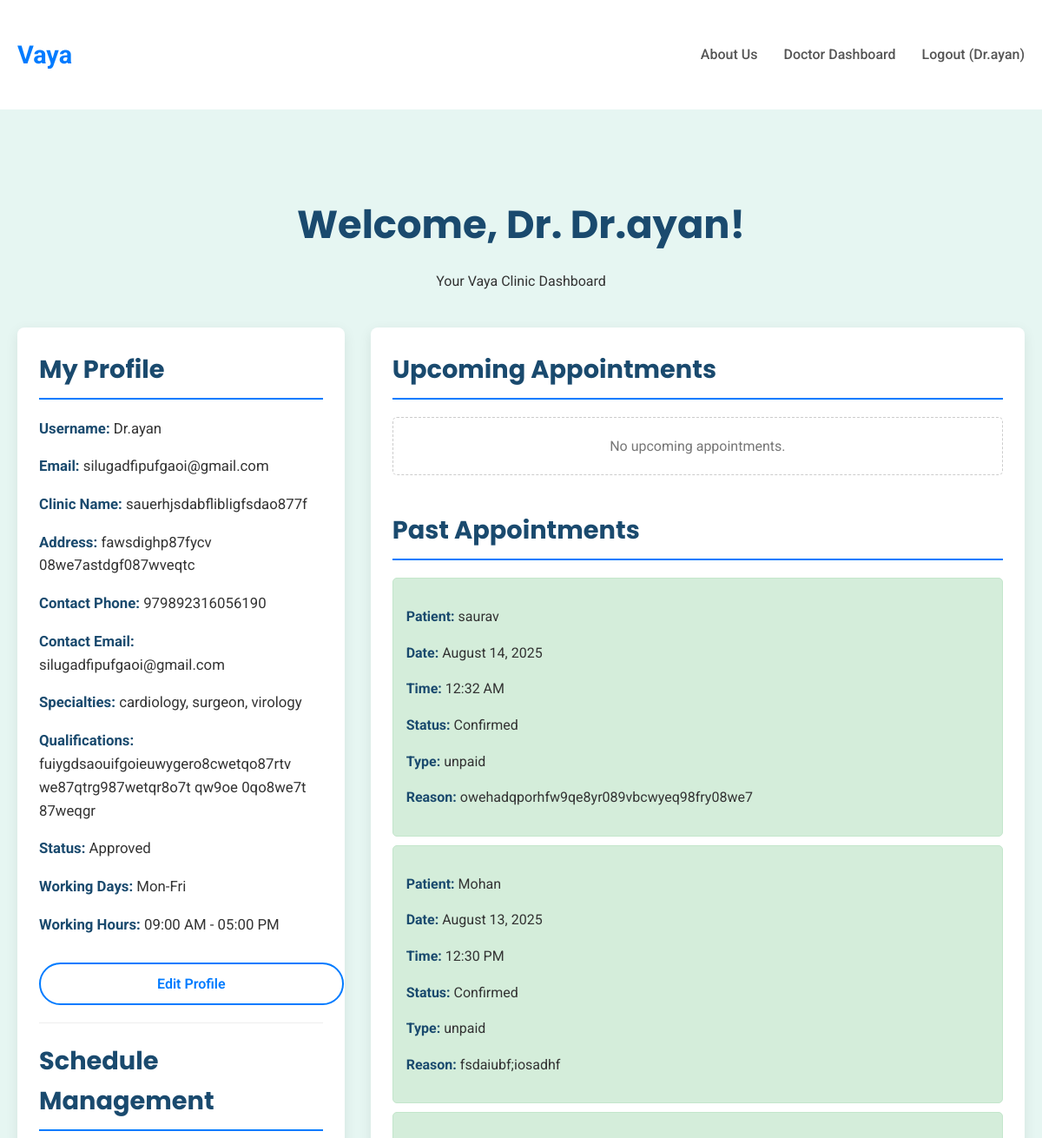
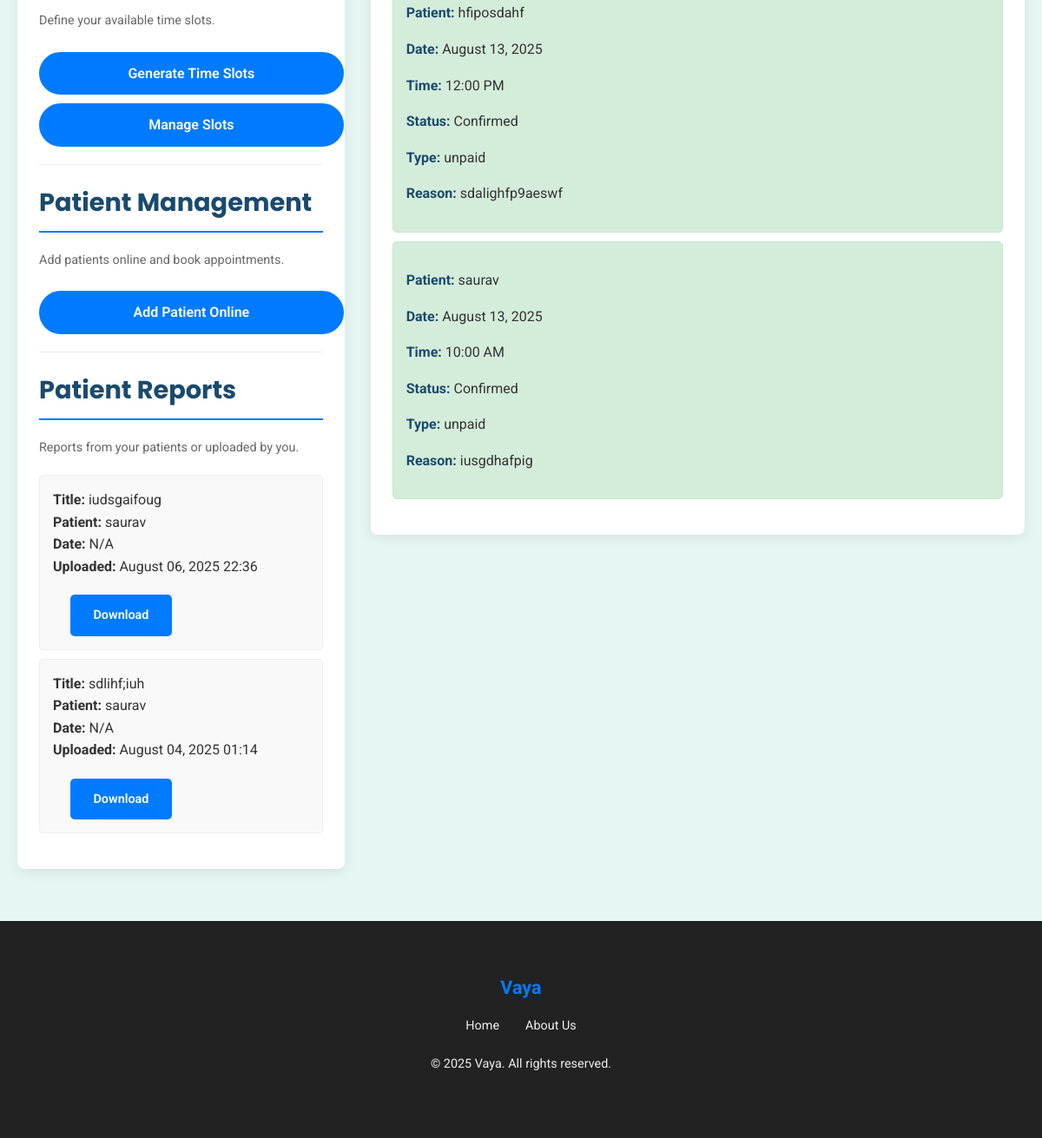
The page /doctors/dashboard/ (signed in) on the database as committed earlier (2 pictures, top to bottom).
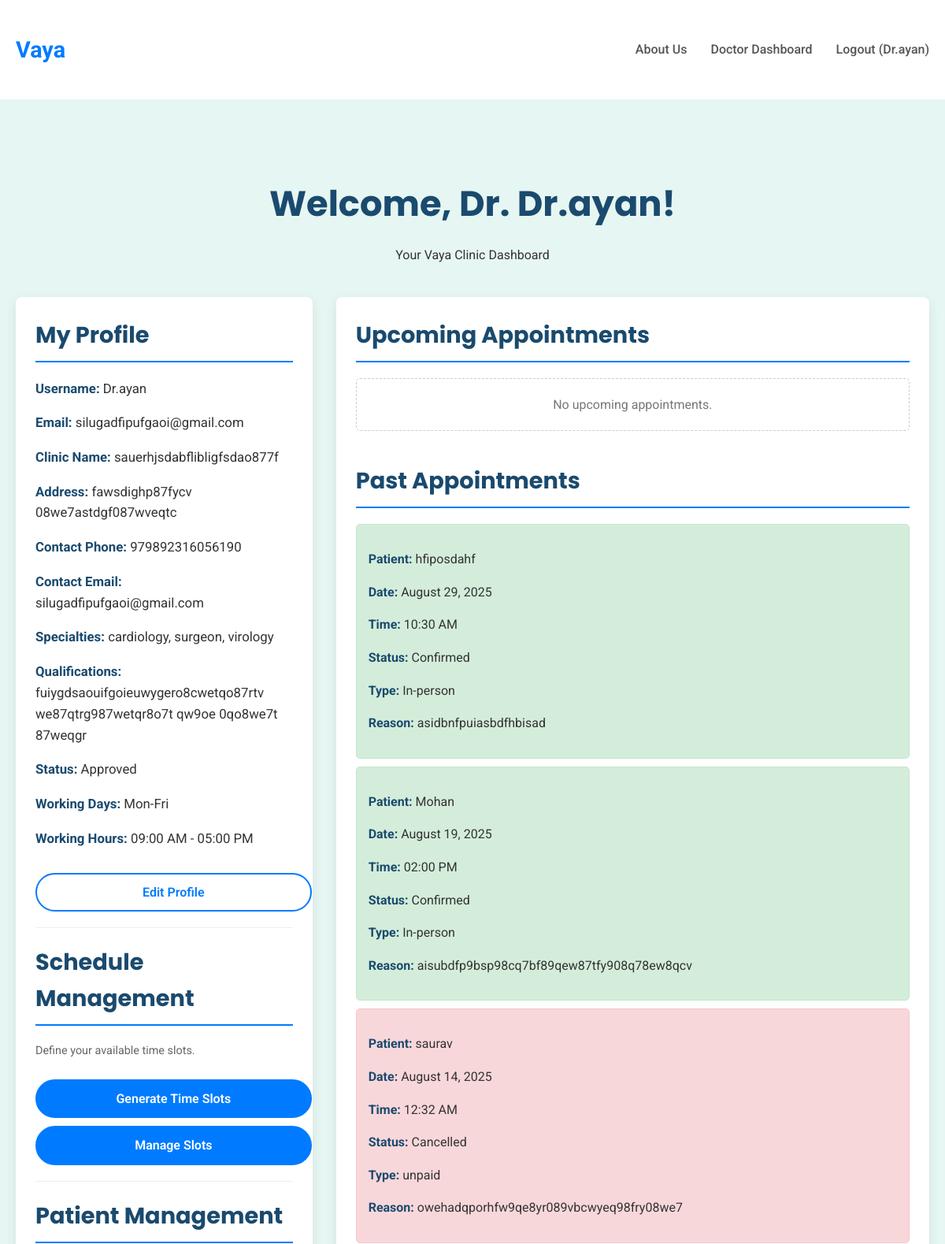
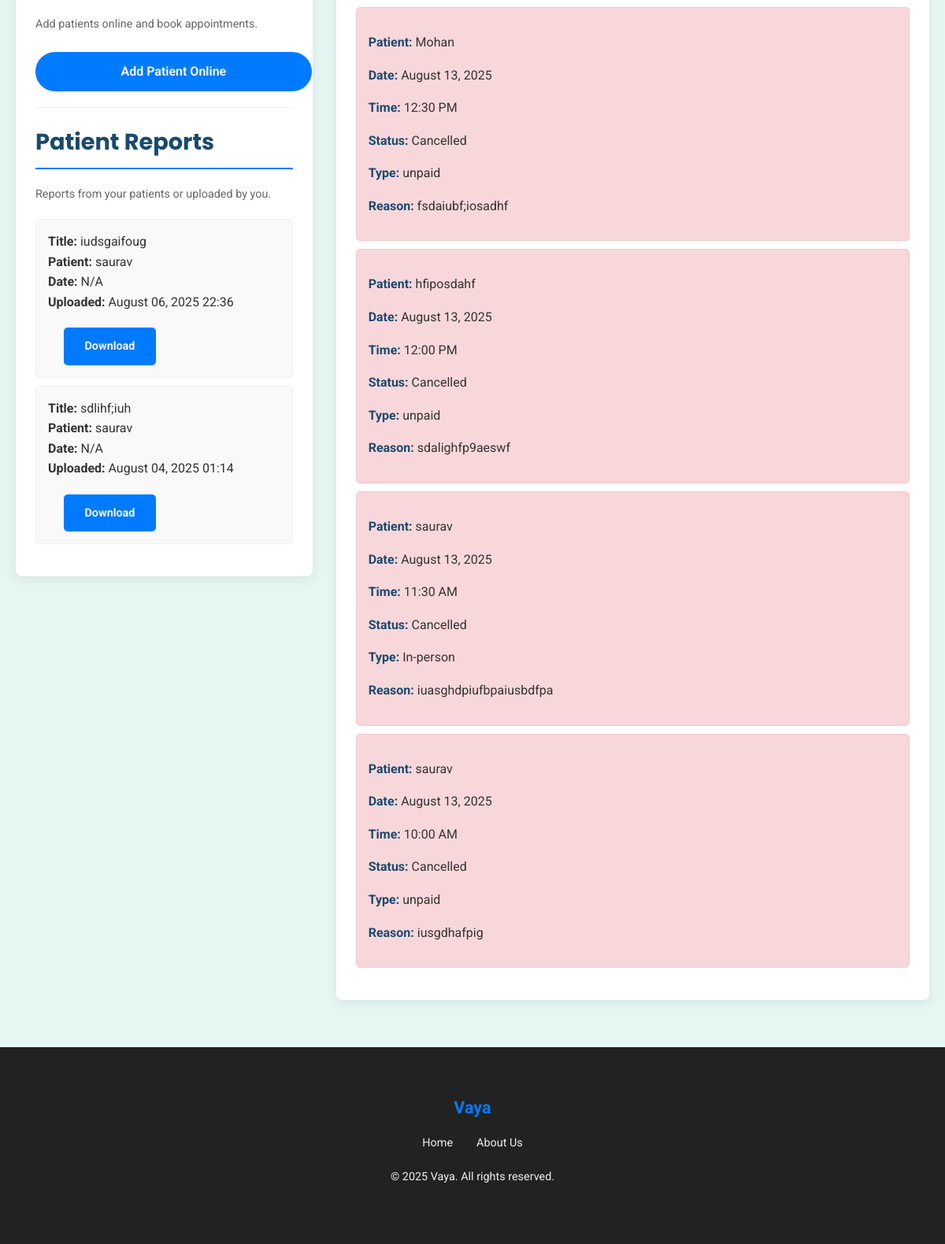
The same page on the database as committed later (2 pictures, top to bottom).
### doctors/models.py (models this page shows, shortened)
class Specialty(models.Model):
    name = models.CharField(max_length=100, unique=True)
    class Meta:
        verbose_name_plural = "Specialties"
        ordering = ['name']

class Report(models.Model):
    patient = models.ForeignKey(settings.AUTH_USER_MODEL, on_delete=models.CASCADE, related_name='reports')
    doctor = models.ForeignKey(Doctor, on_delete=models.CASCADE, null=True, blank=True, related_name='uploaded_reports')
    title = models.CharField(max_length=255)
    description = models.TextField(blank=True, null=True)
    report_file = models.FileField(upload_to='patient_reports/')
    uploaded_at = models.DateTimeField(auto_now_add=True)
    report_date = models.DateField(null=True, blank=True)
    class Meta:
        ordering = ['-uploaded_at']

class Appointment(models.Model):
    APPOINTMENT_TYPE_CHOICES = [
        ('in-person', 'In-person'),
        ('online', 'Online'),
        ('phone', 'Phone Call')
    ]
    STATUS_CHOICES = [
        ('pending', 'Pending'),
        ('confirmed', 'Confirmed'),
        ('completed', 'Completed'),
        ('cancelled', 'Cancelled')
    ]
    patient = models.ForeignKey(settings.AUTH_USER_MODEL, on_delete=models.CASCADE, related_name='appointments')
    doctor = models.ForeignKey(Doctor, on_delete=models.CASCADE, related_name='appointments')
    appointment_slot = models.ForeignKey(DoctorSlot, on_delete=models.SET_NULL, null=True, blank=True, related_name='appointment_slot')
    reason = models.TextField(blank=True, default='')
    appointment_date = models.DateField()
    appointment_time = models.TimeField()
    appointment_type = models.CharField(max_length=20, choices=APPOINTMENT_TYPE_CHOICES, default='in-person')
    status = models.CharField(max_length=20, choices=STATUS_CHOICES, default='pending')
    comments = models.TextField(blank=True, default='', help_text="Doctor's private notes on the appointment.")
    payment_status = models.CharField(max_length=20, choices=[('unpaid', 'Unpaid'), ('paid', 'Paid')], default='unpaid')
    class Meta:
        ordering = ['-appointment_date', '-appointment_time']

### users/models.py (models this page shows, shortened)
class CustomUser(AbstractUser):
    phone_number = models.CharField(max_length=15, unique=True, blank=True, null=True)
    date_of_birth = models.DateField(blank=True, null=True)
    GENDER_CHOICES = [
        ('M', 'Male'),
        ('F', 'Female'),
        ('O', 'Other'),
        ('P', 'Prefer not to say'),
    ]
    gender = models.CharField(max_length=1, choices=GENDER_CHOICES, blank=True, null=True)
    groups = models.ManyToManyField(
        "auth.Group",
        verbose_name="groups",
        blank=True,
        help_text="The groups this user belongs to. A user will get all permissions granted to each of their groups.",
        related_name="customuser_set",
        related_query_name="customuser",
    )
    user_permissions = models.ManyToManyField(
        "auth.Permission",
        verbose_name="user permissions",
        blank=True,
        help_text="Specific permissions for this user.",
        related_name="customuser_set",
        related_query_name="customuser",
    )

### doctors/views.py (the view)
# urls.py: path('dashboard/', views.doctor_dashboard, name='doctor_dashboard'),
@login_required
@user_passes_test(is_doctor)
def doctor_dashboard(request):
    doctor = get_object_or_404(Doctor, user=request.user)
    upcoming_appointments = Appointment.objects.filter(
        doctor=doctor,
        appointment_date__gte=timezone.now().date(),
        status__in=['pending', 'confirmed']
    ).order_by('appointment_date', 'appointment_time')
    past_appointments_query = Q(appointment_date__lt=timezone.now().date()) | Q(appointment_date=timezone.now().date(), appointment_time__lte=timezone.now().time())
    past_appointments = Appointment.objects.filter(
        past_appointments_query,
        doctor=doctor,
        status__in=['confirmed', 'completed', 'cancelled']
    ).order_by('-appointment_date', '-appointment_time')
    doctor_relevant_reports = Report.objects.filter(
        Q(doctor=doctor) | Q(patient__appointments__doctor=doctor)
    ).distinct().order_by('-uploaded_at').prefetch_related('patient', 'doctor')
    context = {
        'doctor': doctor,
        'upcoming_appointments': upcoming_appointments,
        'past_appointments': past_appointments,
        'doctor_relevant_reports': doctor_relevant_reports,
    }
    return render(request, 'doctors/doctor_dashboard.html', context)

### doctors/views.py (called while the page is built)
def is_doctor(user):
    return user.is_authenticated and hasattr(user, 'doctor_login_profile') and user.doctor_login_profile.is_approved

### templates/doctors/doctor_dashboard.html (shortened to what the changed rows need)
{% extends 'base.html' %}
{% block content %}
    <section class="dashboard-section">
        <div class="container">
            <div class="dashboard-header">
                <h1>Welcome, Dr. {{ doctor.full_name }}!</h1>
            </div>
            <div class="dashboard-content">
                <div class="sidebar">
                    <h2>My Profile</h2>
                    <div class="profile-info">
                        <p><strong>Username:</strong> {{ doctor.user.username }}</p>
                        <p><strong>Email:</strong> {{ doctor.user.email|default:"Not provided" }}</p>
                        <p><strong>Clinic Name:</strong> {{ doctor.clinic_name }}</p>
                        <p><strong>Address:</strong> {{ doctor.clinic_address }}</p>
                        <p><strong>Contact Phone:</strong> {{ doctor.contact_phone }}</p>
                        <p><strong>Contact Email:</strong> {{ doctor.contact_email }}</p>
                        <p><strong>Specialties:</strong>
                            {% for specialty in doctor.specialties.all %}
                                {{ specialty.name }}{% if not forloop.last %}, {% endif %}
                            {% empty %}
                                N/A
                            {% endfor %}
                        </p>
                        <p><strong>Qualifications:</strong> {{ doctor.qualifications|default:"Not provided" }}</p>
                        <p><strong>Status:</strong> {% if doctor.is_approved %}Approved{% else %}Pending Approval{% endif %}</p>
                        <p><strong>Working Days:</strong> {{ doctor.working_days|default:"Not set" }}</p>
                        <p><strong>Working Hours:</strong>
                            {% if doctor.start_time and doctor.end_time %}
                                {{ doctor.start_time|time:"h:i A" }} - {{ doctor.end_time|time:"h:i A" }}
                            {% else %}
                                Not set
                            {% endif %}
                        </p>
                        <a href="{% url 'doctor_profile_edit' %}" class="btn-secondary" style="width: 100%; padding: 10px; margin-top: 20px; text-align: center;">Edit Profile</a>
                    </div>
                    <h2>Schedule Management</h2>
                    <h2>Patient Management</h2>
                    <h2>Patient Reports</h2>
                    {% if doctor_relevant_reports %}
                        <ul class="report-list" style="margin-top: 20px;">
                            {% for report in doctor_relevant_reports %}
                                <li class="report-item">
                                    <div class="report-details">
                                        <p><strong>Title:</strong> {{ report.title }}</p>
                                        <p><strong>Patient:</strong> {{ report.patient.username }}</p>
                                        <p><strong>Date:</strong> {{ report.report_date|default:"N/A" }}</p>
                                        <p><strong>Uploaded:</strong> {{ report.uploaded_at|date:"F d, Y H:i" }}</p>
                                    </div>
                                    <div class="report-actions">
                                        {% if report.report_file %}
                                            <a href="{{ report.report_file.url }}" target="_blank" class="btn-download btn-primary">Download</a>
                                        {% else %}
                                            <span style="color: #888; font-size: 0.9em;">No file</span>
                                        {% endif %}
                                    </div>
                                </li>
                            {% endfor %}
                        </ul>
                    {% else %}
                        <p style="text-align: center; color: #777; margin-top: 20px;">No relevant reports.</p>
                    {% endif %}
                </div>
                <div class="main-content">
                    <h2>Upcoming Appointments</h2>
                    <h2 style="margin-top: 40px;">Past Appointments</h2>
                    {% if past_appointments %}
                        <ul class="appointments-list">
                            {% for appointment in past_appointments %}
                                <a href="{% url 'doctor_patient_detail' appointment.patient.id %}" class="appointment-link">
                                    <li class="appointment-item {{ appointment.status }}">
                                        <div class="appointment-details">
                                            <p><strong>Patient:</strong> {{ appointment.patient.username }}</p>
                                            <p><strong>Date:</strong> {{ appointment.appointment_date|date:"F d, Y" }}</p>
                                            <p><strong>Time:</strong> {{ appointment.appointment_time|time:"h:i A" }}</p>
                                            <p><strong>Status:</strong> {{ appointment.get_status_display }}</p>
                                            <p><strong>Type:</strong> {{ appointment.get_appointment_type_display }}</p>
                                            {% if appointment.reason %}<p><strong>Reason:</strong> {{ appointment.reason }}</p>{% endif %}
                                        </div>
                                    </li>
                                </a>
                            {% endfor %}
                        </ul>
                    {% else %}
                        <p class="no-appointments">No past appointments.</p>
                    {% endif %}
                </div>
            </div>
        </div>
    </section>
{% endblock %}

Rows that differ between the two databases and show on the page:
added Appointment: patient.username "hfiposdahf", appointment_date "August 29, 2025", appointment_time "10:30 AM", status "Confirmed", appointment_type "In-person", reason "asidbnfpuiasbdfhbisad"
added Appointment: patient.username "Mohan", appointment_date "August 19, 2025", appointment_time "02:00 PM", status "Confirmed", appointment_type "In-person", reason "aisubdfp9bsp98cq7bf89qew87tfy908q78ew8qcv"
changed Appointment "August 14, 2025": status "Confirmed" → "Cancelled"
changed Appointment "12:30 PM": status "Confirmed" → "Cancelled"
changed Appointment "12:00 PM": status "Confirmed" → "Cancelled"
added Appointment: patient.username "saurav", appointment_date "August 13, 2025", appointment_time "11:30 AM", status "Cancelled", appointment_type "In-person", reason "iuasghdpiufbpaiusbdfpa"
changed Appointment "10:00 AM": status "Confirmed" → "Cancelled"
